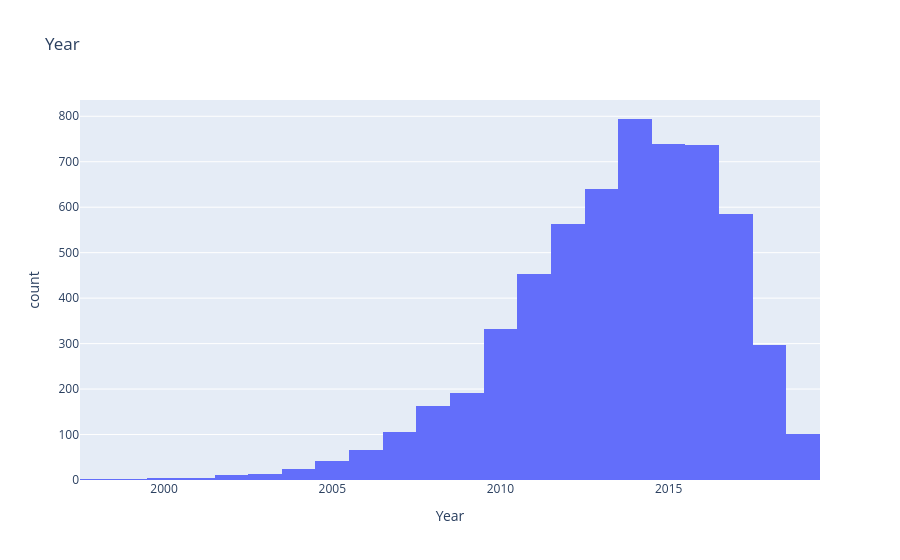
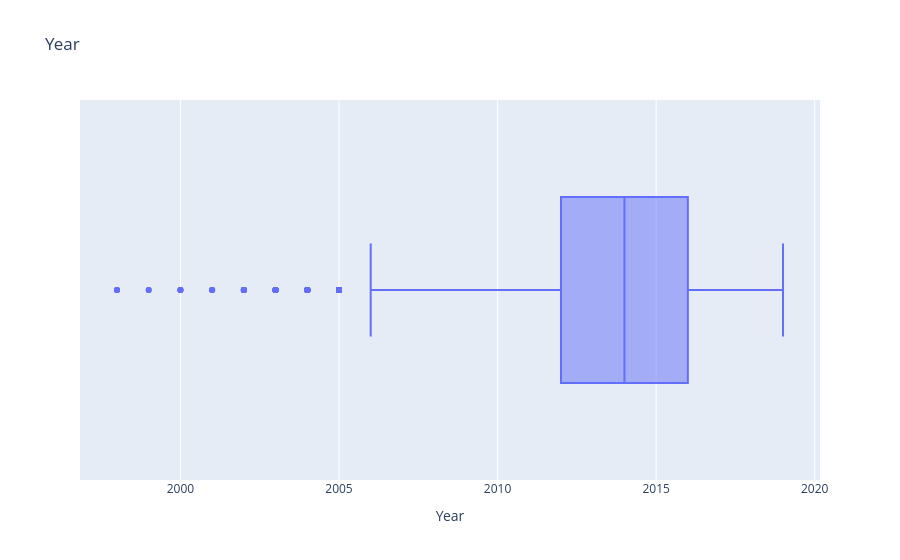
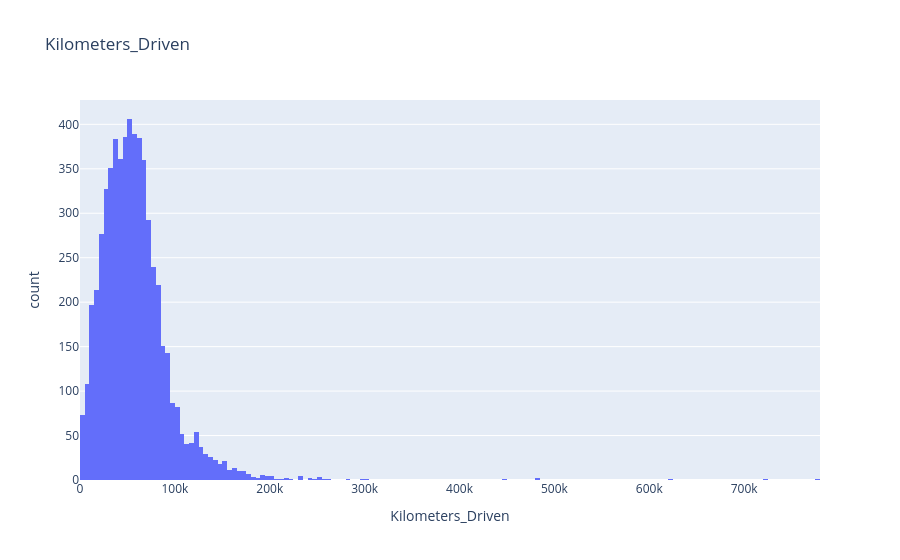
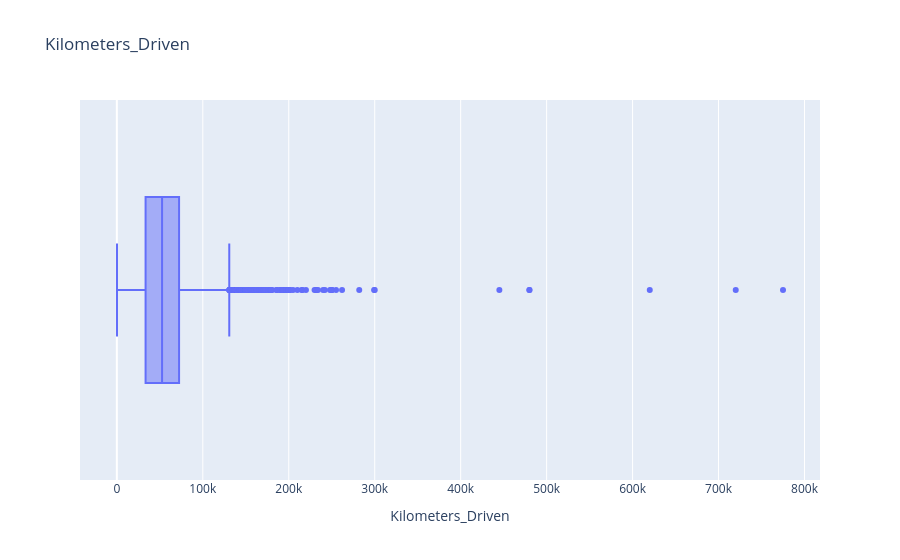

The code cell stored with these charts, in order, in its notebook:
### Code cell
for col in num_cols:

    px.histogram(data_frame= df, x= col, title= col).show()
    px.box(data_frame= df, x= col, title= col).show()

### Figure 1 — Plotly figure (JSON) as saved in the notebook; plotly's stock layout.template omitted (floating-point values rounded to 4 significant figures; data arrays with more than 128 entries replaced by an {"elided": "..."} marker saying what was removed)
{"data": [{"bingroup": "x", "hovertemplate": "Year=%{x}<br>count=%{y}<extra></extra>", "legendgroup": "", "marker": {"color": "#636efa", "pattern": {"shape": ""}}, "name": "", "orientation": "v", "showlegend": false, "type": "histogram", "x": {"elided": "5871 int values"}, "xaxis": "x", "yaxis": "y"}], "layout": {"barmode": "relative", "legend": {"tracegroupgap": 0}, "title": {"text": "Year"}, "xaxis": {"anchor": "y", "domain": [0, 1], "title": {"text": "Year"}}, "yaxis": {"anchor": "x", "domain": [0, 1], "title": {"text": "count"}}}}

### Figure 2 — Plotly figure (JSON) as saved in the notebook; plotly's stock layout.template omitted (floating-point values rounded to 4 significant figures; data arrays with more than 128 entries replaced by an {"elided": "..."} marker saying what was removed)
{"data": [{"alignmentgroup": "True", "hovertemplate": "Year=%{x}<extra></extra>", "legendgroup": "", "marker": {"color": "#636efa"}, "name": "", "notched": false, "offsetgroup": "", "orientation": "h", "showlegend": false, "type": "box", "x": {"elided": "5871 int values"}, "x0": " ", "xaxis": "x", "y0": " ", "yaxis": "y"}], "layout": {"boxmode": "group", "legend": {"tracegroupgap": 0}, "title": {"text": "Year"}, "xaxis": {"anchor": "y", "domain": [0, 1], "title": {"text": "Year"}}, "yaxis": {"anchor": "x", "domain": [0, 1]}}}

### Figure 3 — Plotly figure (JSON) as saved in the notebook; plotly's stock layout.template omitted (floating-point values rounded to 4 significant figures; data arrays with more than 128 entries replaced by an {"elided": "..."} marker saying what was removed)
{"data": [{"bingroup": "x", "hovertemplate": "Kilometers_Driven=%{x}<br>count=%{y}<extra></extra>", "legendgroup": "", "marker": {"color": "#636efa", "pattern": {"shape": ""}}, "name": "", "orientation": "v", "showlegend": false, "type": "histogram", "x": {"elided": "5871 int values"}, "xaxis": "x", "yaxis": "y"}], "layout": {"barmode": "relative", "legend": {"tracegroupgap": 0}, "title": {"text": "Kilometers_Driven"}, "xaxis": {"anchor": "y", "domain": [0, 1], "title": {"text": "Kilometers_Driven"}}, "yaxis": {"anchor": "x", "domain": [0, 1], "title": {"text": "count"}}}}

### Figure 4 — Plotly figure (JSON) as saved in the notebook; plotly's stock layout.template omitted (floating-point values rounded to 4 significant figures; data arrays with more than 128 entries replaced by an {"elided": "..."} marker saying what was removed)
{"data": [{"alignmentgroup": "True", "hovertemplate": "Kilometers_Driven=%{x}<extra></extra>", "legendgroup": "", "marker": {"color": "#636efa"}, "name": "", "notched": false, "offsetgroup": "", "orientation": "h", "showlegend": false, "type": "box", "x": {"elided": "5871 int values"}, "x0": " ", "xaxis": "x", "y0": " ", "yaxis": "y"}], "layout": {"boxmode": "group", "legend": {"tracegroupgap": 0}, "title": {"text": "Kilometers_Driven"}, "xaxis": {"anchor": "y", "domain": [0, 1], "title": {"text": "Kilometers_Driven"}}, "yaxis": {"anchor": "x", "domain": [0, 1]}}}
